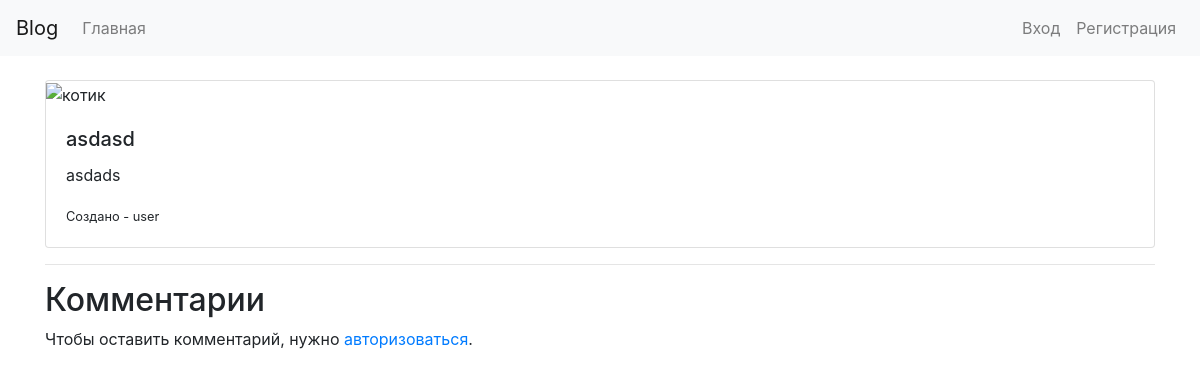
The app's page /post/2/ with its own data.
### blog/models.py (models this page shows, shortened)
class Post(models.Model):
    title = models.CharField(max_length=200)
    content = models.TextField()
    author = models.ForeignKey(User, on_delete=models.CASCADE, related_name='posts')
    created_at = models.DateTimeField(auto_now_add=True)

### blog/views.py (the view, shortened to what this page needs)
# urls.py: path('post/<int:pk>/', views.post_detail, name='post_detail'),
def post_detail(request, pk):
    post = get_object_or_404(Post, pk=pk)
    comments = post.comments.all()
    comment_form = None  # Форма комментариев будет доступна только для авторизованных пользователей
    return render(request, 'blog/post_detail.html', {
        'post': post,
        'comments': comments,
        'comment_form': comment_form,
    })

### blog/templates/blog/post_detail.html (shortened to what this page needs)
{% extends 'base_generic.html' %}
{% block content %}
    <div class="card mb-3" >
      <div class="row g-0">
        <div class="col">
          <img src="https://cs12.pikabu.ru/post_img/2021/01/30/7/1612004972132048923.jpg" class="img-fluid rounded-start" alt="котик" style="width: 200px;">
          <div class="card-body">
            <h5 class="card-title">{{ post.title }}</h5>
            <p class="card-text">{{ post.content }}</p>
            <p class="card-text"><small class="text-body-secondary">Создано - {{ post.author }}</small></p>
          </div>
        </div>
      </div>
    </div>
    <hr>
    <h2>Комментарии</h2>
    {% if user.is_authenticated %}
        <form method="post">
            {% csrf_token %}
            {{ comment_form.as_div }}
            <button type="submit" class="btn btn-success mt-2">Добавить комментарий</button>
        </form>
    {% else %}
        <p>Чтобы оставить комментарий, нужно <a href="{% url 'login' %}?next={{ request.path }}">авторизоваться</a>.</p>
    {% endif %}
{% endblock %}

### records on screen
Post: title "asdasd", content "asdads", author "user"
